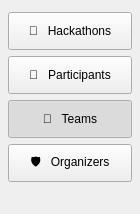
       <widget class="QFrame" name="sidebarFrame">
        <property name="minimumSize">
         <size>
          <width>140</width>
          <height>0</height>
         </size>
        </property>
        <property name="maximumSize">
         <size>
          <width>140</width>
          <height>16777215</height>
         </size>
        </property>
        <property name="frameShape">
         <enum>QFrame::Shape::NoFrame</enum>
        </property>
        <layout class="QVBoxLayout" name="sidebarLayout">
         <property name="spacing">
          <number>6</number>
         </property>
         <property name="leftMargin">
          <number>8</number>
         </property>
         <property name="topMargin">
          <number>12</number>
         </property>
         <property name="rightMargin">
          <number>8</number>
         </property>
         <property name="bottomMargin">
          <number>12</number>
         </property>
         <item>
          <widget class="QPushButton" name="navHackathons">
           <property name="minimumSize">
            <size>
             <width>0</width>
             <height>38</height>
            </size>
           </property>
           <property name="cursor">
            <cursorShape>PointingHandCursor</cursorShape>
           </property>
           <property name="focusPolicy">
            <enum>Qt::FocusPolicy::NoFocus</enum>
           </property>
           <property name="text">
            <string>📅   Hackathons</string>
           </property>
           <property name="checkable">
            <bool>true</bool>
           </property>
           <property name="checked">
            <bool>false</bool>
           </property>
           <property name="autoExclusive">
            <bool>true</bool>
           </property>
          </widget>
         </item>
         <item>
          <widget class="QPushButton" name="navParticipants">
           <property name="minimumSize">
            <size>
             <width>0</width>
             <height>38</height>
            </size>
           </property>
           <property name="cursor">
            <cursorShape>PointingHandCursor</cursorShape>
           </property>
           <property name="focusPolicy">
            <enum>Qt::FocusPolicy::NoFocus</enum>
           </property>
           <property name="text">
            <string>👤   Participants</string>
           </property>
           <property name="checkable">
            <bool>true</bool>
           </property>
           <property name="checked">
            <bool>false</bool>
           </property>
           <property name="autoExclusive">
            <bool>true</bool>
           </property>
          </widget>
         </item>
         <item>
          <widget class="QPushButton" name="navTeams">
           <property name="minimumSize">
            <size>
             <width>0</width>
             <height>38</height>
            </size>
           </property>
           <property name="cursor">
            <cursorShape>PointingHandCursor</cursorShape>
           </property>
           <property name="focusPolicy">
            <enum>Qt::FocusPolicy::NoFocus</enum>
           </property>
           <property name="text">
            <string>👥   Teams</string>
           </property>
           <property name="checkable">
            <bool>true</bool>
           </property>
           <property name="checked">
            <bool>true</bool>
           </property>
           <property name="autoExclusive">
            <bool>true</bool>
           </property>
          </widget>
         </item>
         <item>
          <widget class="QPushButton" name="navOrganizers">
           <property name="minimumSize">
            <size>
             <width>0</width>
             <height>38</height>
            </size>
           </property>
           <property name="cursor">
            <cursorShape>PointingHandCursor</cursorShape>
           </property>
           <property name="focusPolicy">
            <enum>Qt::FocusPolicy::NoFocus</enum>
           </property>
           <property name="text">
            <string>🛡️   Organizers</string>
           </property>
           <property name="checkable">
            <bool>true</bool>
           </property>
           <property name="checked">
            <bool>false</bool>
           </property>
           <property name="autoExclusive">
            <bool>true</bool>
           </property>
          </widget>
         </item>
         <item>
          <spacer name="spacer2">
           <property name="orientation">
            <enum>Qt::Orientation::Vertical</enum>
           </property>
           <property name="sizeHint" stdset="0">
            <size>
             <width>20</width>
             <height>20</height>
            </size>
           </property>
          </spacer>
         </item>
        </layout>
       </widget>
